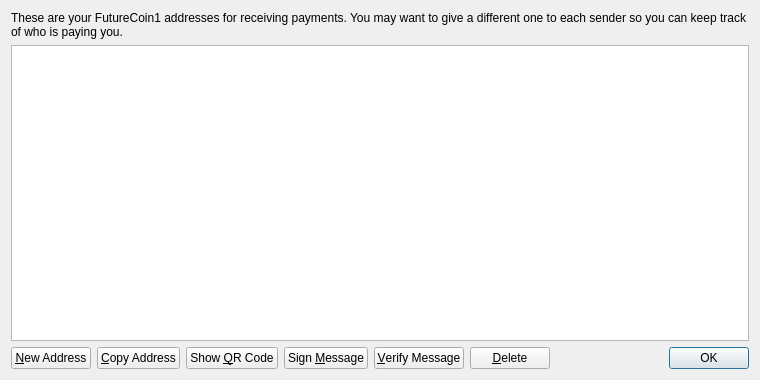
<?xml version="1.0" encoding="UTF-8"?>
<ui version="4.0">
 <class>AddressBookPage</class>
 <widget class="QWidget" name="AddressBookPage">
  <property name="geometry">
   <rect>
    <x>0</x>
    <y>0</y>
    <width>760</width>
    <height>380</height>
   </rect>
  </property>
  <property name="windowTitle">
   <string>Address Book</string>
  </property>
  <layout class="QVBoxLayout" name="verticalLayout">
   <item>
    <widget class="QLabel" name="labelExplanation">
     <property name="text">
      <string>These are your FutureCoin1 addresses for receiving payments. You may want to give a different one to each sender so you can keep track of who is paying you.</string>
     </property>
     <property name="textFormat">
      <enum>Qt::PlainText</enum>
     </property>
     <property name="wordWrap">
      <bool>true</bool>
     </property>
    </widget>
   </item>
   <item>
    <widget class="QTableView" name="tableView">
     <property name="contextMenuPolicy">
      <enum>Qt::CustomContextMenu</enum>
     </property>
     <property name="toolTip">
      <string>Double-click to edit address or label</string>
     </property>
     <property name="tabKeyNavigation">
      <bool>false</bool>
     </property>
     <property name="selectionMode">
      <enum>QAbstractItemView::SingleSelection</enum>
     </property>
     <property name="selectionBehavior">
      <enum>QAbstractItemView::SelectRows</enum>
     </property>
     <property name="sortingEnabled">
      <bool>true</bool>
     </property>
     <attribute name="verticalHeaderVisible">
      <bool>false</bool>
     </attribute>
    </widget>
   </item>
   <item>
    <layout class="QHBoxLayout" name="horizontalLayout">
     <item>
      <widget class="QPushButton" name="newAddressButton">
       <property name="toolTip">
        <string>Create a new address</string>
       </property>
       <property name="text">
        <string>&amp;New Address</string>
       </property>
      </widget>
     </item>
     <item>
      <widget class="QPushButton" name="copyToClipboard">
       <property name="toolTip">
        <string>Copy the currently selected address to the system clipboard</string>
       </property>
       <property name="text">
        <string>&amp;Copy Address</string>
       </property>
      </widget>
     </item>
     <item>
      <widget class="QPushButton" name="showQRCode">
       <property name="text">
        <string>Show &amp;QR Code</string>
       </property>
      </widget>
     </item>
     <item>
      <widget class="QPushButton" name="signMessage">
       <property name="toolTip">
        <string>Sign a message to prove you own a FutureCoin1 address</string>
       </property>
       <property name="text">
        <string>Sign &amp;Message</string>
       </property>
      </widget>
     </item>
     <item>
      <widget class="QPushButton" name="verifyMessage">
       <property name="toolTip">
        <string>Verify a message to ensure it was signed with a specified FutureCoin1 address</string>
       </property>
       <property name="text">
        <string>&amp;Verify Message</string>
       </property>
      </widget>
     </item>
     <item>
      <widget class="QPushButton" name="deleteButton">
       <property name="toolTip">
        <string>Delete the currently selected address from the list</string>
       </property>
       <property name="text">
        <string>&amp;Delete</string>
       </property>
      </widget>
     </item>
     <item>
      <spacer name="horizontalSpacer">
       <property name="orientation">
        <enum>Qt::Horizontal</enum>
       </property>
       <property name="sizeHint" stdset="0">
        <size>
         <width>40</width>
         <height>20</height>
        </size>
       </property>
      </spacer>
     </item>
     <item>
      <widget class="QDialogButtonBox" name="buttonBox">
       <property name="sizePolicy">
        <sizepolicy hsizetype="Maximum" vsizetype="Fixed">
         <horstretch>0</horstretch>
         <verstretch>0</verstretch>
        </sizepolicy>
       </property>
       <property name="standardButtons">
        <set>QDialogButtonBox::Ok</set>
       </property>
      </widget>
     </item>
    </layout>
   </item>
  </layout>
 </widget>
 <resources>
  <include location="../bitcoin.qrc"/>
 </resources>
 <connections/>
</ui>
